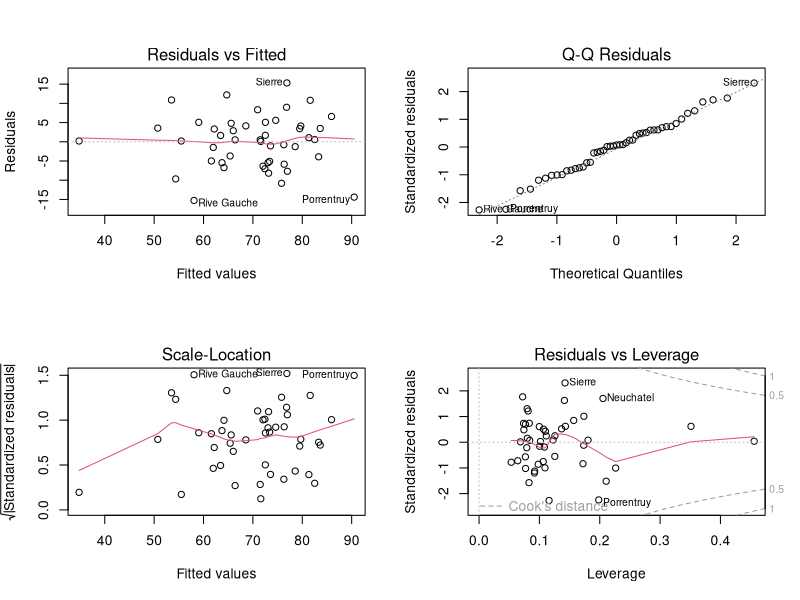

This figure's R source:
rm(list = ls(all = TRUE))

data(swiss)
par(mfrow = c(2, 2))
fit <- lm(Fertility ~ . , data = swiss)
plot(fit)
par(mfrow = c(1, 1))


# normalidade - Shapiro-Wilk (p > 0.05)
shapiro.test(fit$residuals)

# homocedasticidade - Breusch-Pagan (p > 0.05)
library(lmtest)
? bptest
bptest(fit)

## generate a regressor
x <- rep(c(-1,1), 50)
## generate heteroskedastic and homoskedastic disturbances
err1 <- rnorm(100, sd=rep(c(1,2), 50))
err2 <- rnorm(100)
## generate a linear relationship
y1 <- 1 + x + err1
y2 <- 1 + x + err2
## perform Breusch-Pagan test
bptest(y1 ~ x)
bptest(y2 ~ x)


# independencia dos residuos: Durbin_Watson
# um dos pressupostos que os modelos de regressao precisam
# atender eh a ausencia de correlacao entre os erros,
# isto eh, os erros sao independentes sob a condicao de
# normalidade
? dwtest
dwtest(Fertility ~ ., data = swiss, alternative = "two.sided")





